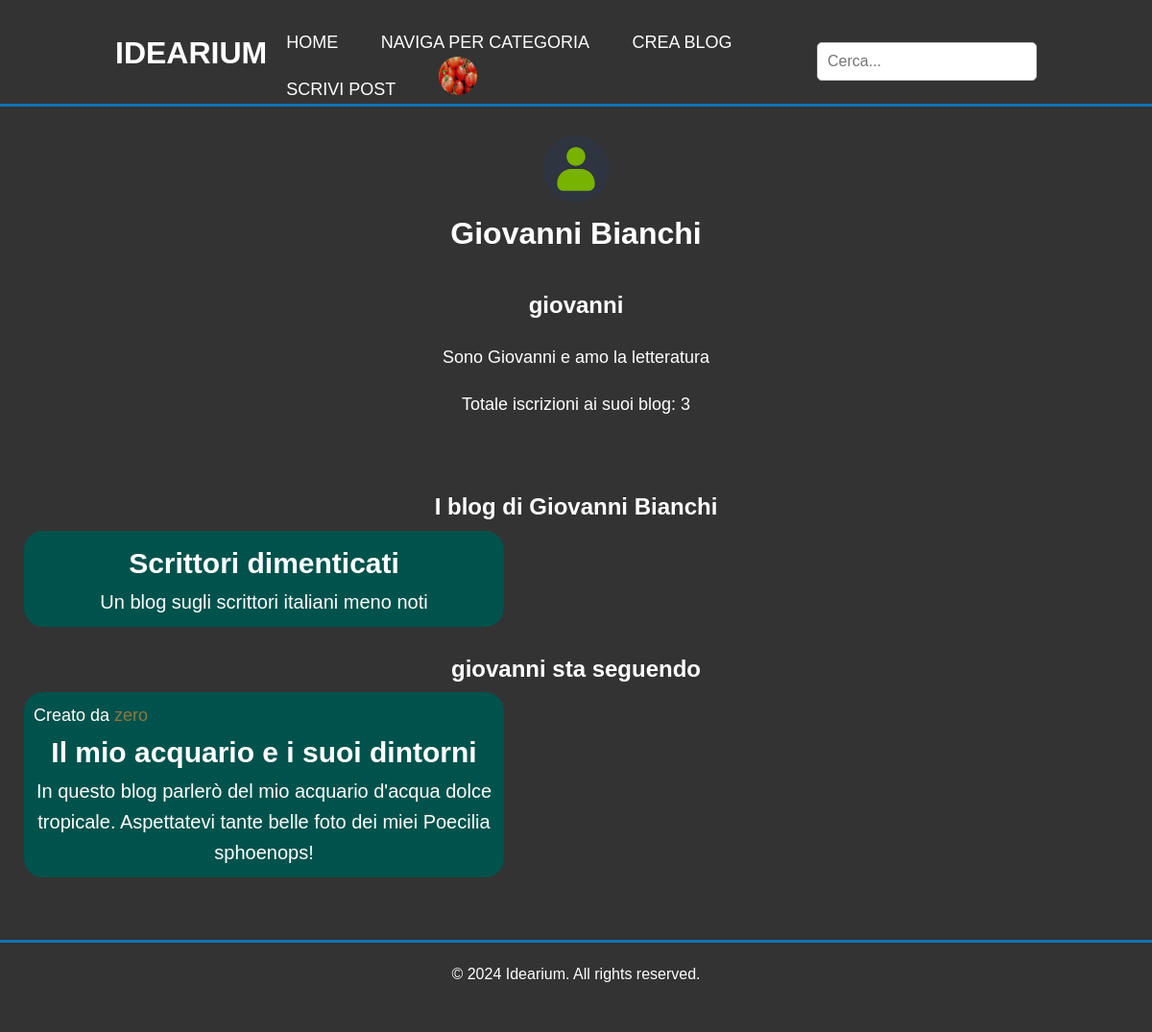
Page /user.php?id=giovanni (signed in) on the committed database.
### tables this page shows
CREATE TABLE `Utenti` (
  `nome_utente` varchar(200) NOT NULL,
  `nome_visualizzato` varchar(200) NOT NULL,
  `password` varchar(200) NOT NULL,
  `email` varchar(200) NOT NULL,
  `bio` text DEFAULT NULL,
  `avatar` varchar(300) DEFAULT NULL,
  `premium` tinyint(1) NOT NULL DEFAULT 0,
  `data_ora_iscrizione` datetime NOT NULL DEFAULT current_timestamp(),
  `totale_iscritti_ai_propri_blog` int(10) UNSIGNED NOT NULL DEFAULT 0
);

CREATE TABLE `Blog` (
  `id_blog` int(10) UNSIGNED NOT NULL,
  `titolo_visualizzato` varchar(200) NOT NULL,
  `categoria` varchar(100) NOT NULL,
  `descrizione` varchar(200) NOT NULL COMMENT 'Descrizione del blog (max 200 caratteri)',
  `nome_amministratore_blog` varchar(200) NOT NULL,
  `data_creazione` timestamp NOT NULL DEFAULT current_timestamp(),
  `logo` varchar(300) DEFAULT NULL
);

### www/tools/users_management.php (called while the page is built, shortened)
<?php
function get_user_info(PDO $db_connection, string $username): array
{
  $sql = 'SELECT * FROM ' . USER_TABLE . ' WHERE ' . USER_USERNAME . ' = :username';
  try {
    $stmt = $db_connection->prepare($sql);
    $stmt->bindValue(':username', $username, PDO::PARAM_STR);
    $stmt->execute();
    $user_info = $stmt->fetch(PDO::FETCH_ASSOC);
    return $user_info;
  } catch (Exception $e) {
    throw new Exception(FUNCTION_ERROR_MESSAGE . __FUNCTION__ . ' : ' . $e->getMessage());
  }
}

### www/tools/blogs_management.php (called while the page is built, shortened)
<?php
function get_blogs_list_by_creator(PDO $db_connection, string $admin_name): array
{
  $sql = 'SELECT * FROM ' . BLOG_TABLE . ' WHERE ' . BLOG_OWNER . ' = :blog_owner';
  try {
    $stmt = $db_connection->prepare($sql);
    $stmt->bindValue(':blog_owner', $admin_name, PDO::PARAM_STR);
    $stmt->execute();
    $blogs_list = $stmt->fetchAll(PDO::FETCH_ASSOC);
    return $blogs_list;
  } catch (PDOException $e) {
    throw new Exception('Errore nella funzione get_blogs_list: ' . $e->getMessage());
  }
}

### www/tools/subscriptions_management.php (called while the page is built, shortened)
<?php
function get_user_subscriptions(PDO $db_connection, string $username): array|null
{
    try {
        $sql = 'SELECT blog.*
        FROM `' . BLOG_TABLE . '` AS blog
        INNER JOIN `' . SUBSCRIPTION_TABLE . '` AS subscriptions
        ON blog.`' . BLOG_ID . '` = subscriptions.`' . SUBSCRIPTION_BLOG_ID . '`
        WHERE
        subscriptions.`' . SUBSCRIPTION_USERNAME . '` = :username';
        $stmt = $db_connection->prepare($sql);
        $stmt->bindValue(':username', $username, PDO::PARAM_STR);
        $stmt->execute();
        $subscriptions = $stmt->fetchAll(PDO::FETCH_ASSOC);
        $subscriptions = empty($subscriptions) ? null : $subscriptions;
        return $subscriptions;
    } catch (Exception $e) {
        throw new Exception(FUNCTION_ERROR_MESSAGE . __FUNCTION__ . ' : ' . $e->getMessage());
    }
}

### www/blog_list_in_user_profile.php (the view, shortened to what this page needs)
<?php
$blog_id = $blog[BLOG_ID];
$BLOG_OWNER = $blog[BLOG_OWNER];
$blog_description = $blog[BLOG_DESCRIPTION];
?>
<div id="blog_<?php echo $blog_id ?>" class="tile_selection blog_tiles">
    <?php if ($section === AS_COAUTHOR_SECTION || $section === SUBSCRIPTION_SECTION): ?>
        <?php $admin_profile = "user.php?id=$BLOG_OWNER" ?>
        <p>
            Creato da <a class="BLOG_OWNER_profile_link" href="<?php echo $admin_profile ?>"><?php echo $BLOG_OWNER; ?></a>
        </p>
    <?php endif; ?>
    <a href="blog.php?id=<?php echo $blog_id ?>">
        <h3 class="blog_title">
            <?php echo $blog[BLOG_TITLE] ?>
        </h3>
        <p class="blog_description">
            <?php echo $blog_description; ?>
        </p>
    </a>
</div>

### www/contents/user_content.php (shortened to what this page needs)
<?php
$avatar_path = IMAGE_DIRECTORY . $profile_owner[USER_AVATAR];
?>
<div class="user_introduction">
    <img class="middle_size_avatar" src="<?php echo $avatar_path ?>" />
    <h3><?php echo $profile_owner[USER_COMPLETE_NAME] ?></h3>
</div>
<div class="user_bio">
    <h4><?php echo $profile_owner_username ?></h4>
    <?php if ($profile_owner_has_a_bio): ?>
        <p class="user_bio_text"><?php echo $profile_owner[USER_BIO] ?></p>
    <?php endif; ?>
    <p>
        Totale iscrizioni ai suoi blog: <?php echo $profile_owner[USER_TOTAL_SUBSCRIBERS] ?>
    </p>
</div>
<div class="user_blogs_list">
    <?php if ($profile_owner_has_created_some_blogs): ?>
        <h4 class="user_blogs_list_h4">I blog di <?php echo $profile_owner[USER_COMPLETE_NAME] ?> </h4>
        <div class="blog_list" id="administered_blogs">
            <?php foreach ($blogs_created_by_user as $blog): ?>
                <?php
                $section = OWN_BLOGS_SECTION;
                include 'blog_list_in_user_profile.php';
                ?>
            <?php endforeach; ?>
        </div>
    <?php endif; ?>
    <?php if ($profile_owner_is_subscribed_to_any_blog): ?>
        <h4><?php echo $profile_owner[USER_USERNAME] ?> sta seguendo </h4>
        <div class="blog_list" id="subscriptions">
            <?php foreach ($profile_owner_subscriptions as $blog): ?>
                <?php
                $section = SUBSCRIPTION_SECTION;
                include 'blog_list_in_user_profile.php';
                ?>
            <?php endforeach; ?>
        </div>
    <?php endif; ?>
</div>

### www/styles.css (style rules this page uses)
* { margin: 0; padding: 0; box-sizing: border-box; }
html { height: 100%; }
body { font-family: sans-serif; background-color: #333; color: #fff; line-height: 1.6; display: flex; flex-direction: column; min-height: 100%; }
a { text-decoration: none; color: #fff; font-family: Arial, Helvetica, sans-serif; }
p { font-size: 18px; font-family: Arial, Helvetica, sans-serif; }
h3 { font-size: 32px; text-align: center; font-family: Verdana, Geneva, Tahoma, sans-serif; }
h4 { font-size: 24px; text-align: center; font-family: Verdana, Geneva, Tahoma, sans-serif; }
.wrapper { display: flex; flex-direction: column; min-height: 100vh; }
.user_blogs_list { padding: 20px; }
.blog_list { display: grid; grid-template-columns: repeat(3, 1fr); gap: 20px; margin-bottom: 20px; }
.user_introduction { width: 100%; align-items: center; text-align: center; }
.middle_size_avatar { height: 70px; width: 70px; border-radius: 50%; margin-top: 30px; }
.user_bio { height: 220px; width: 100%; padding: 20px; text-align: center; }
.user_bio_text { font-size: 18px; text-align: center; }
.user_blogs_list_h4 { text-align: center; }
.BLOG_OWNER_profile_link { color: #8f773f; }
.tile_selection { transition: 0.2s; border-radius: 20px; padding: 10px; margin: 5px; }
.blog_tiles { font-size: 30px; width: fit-content; min-width: 500px; background-color: #00524c; }
.blog_title { font-size: 30px; font-weight: bold; }
.blog_description { text-align: center; font-size: 20px; }
.user_bio * { padding: 10px; }

### rows in the picture
utenti: avatar (placeholder picture), nome_visualizzato "Giovanni Bianchi", bio "Sono Giovanni e amo la letteratura", totale_iscritti_ai_propri_blog "3", nome_utente "giovanni"
blog: titolo_visualizzato "Scrittori dimenticati", descrizione "Un blog sugli scrittori italiani meno noti"
blog: nome_amministratore_blog "zero", titolo_visualizzato "Il mio acquario e i suoi dintorni", descrizione "In questo blog parlerò del mio acquario d'acqua dolce tropicale. Aspettatevi tante belle foto dei miei Poecilia sphoenops!"

### other values in the picture
$profile_owner_username "giovanni"
